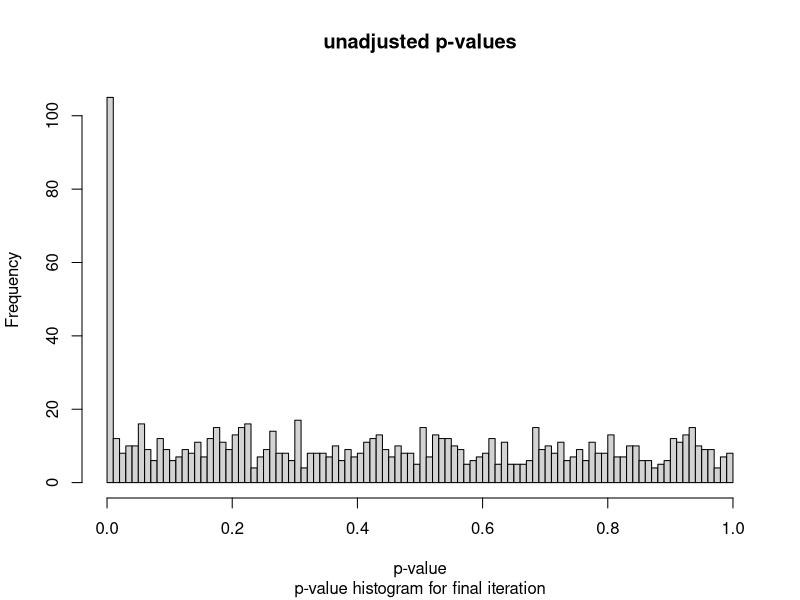
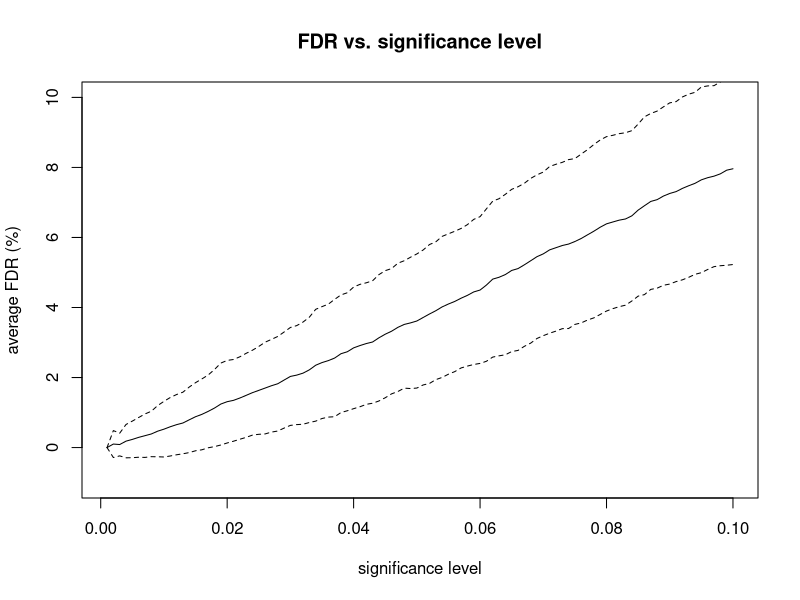
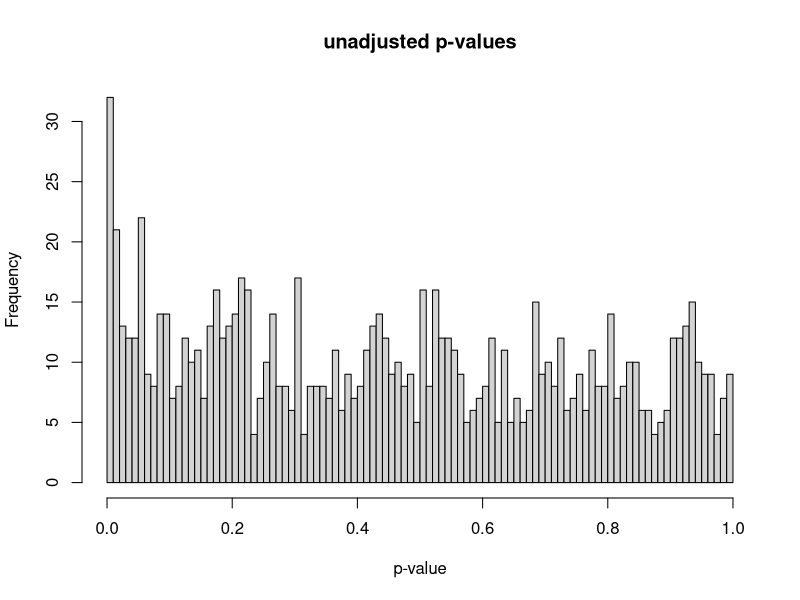
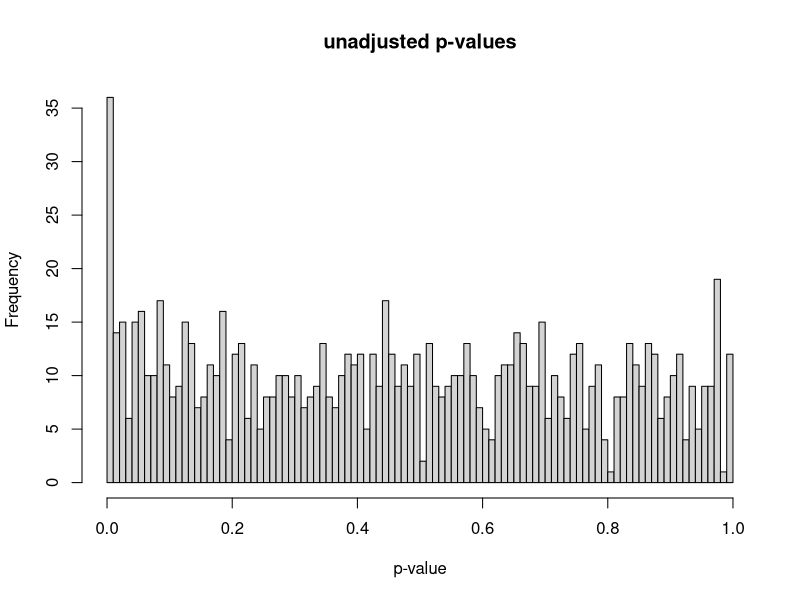
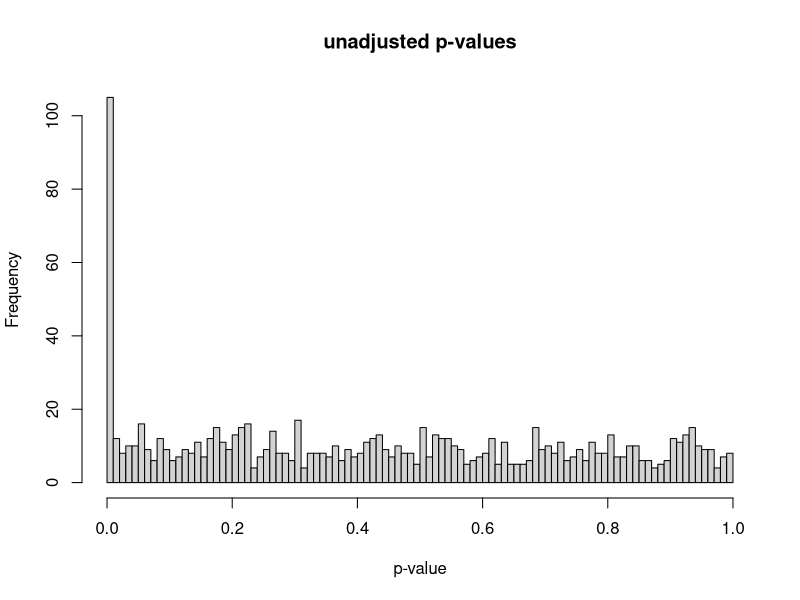
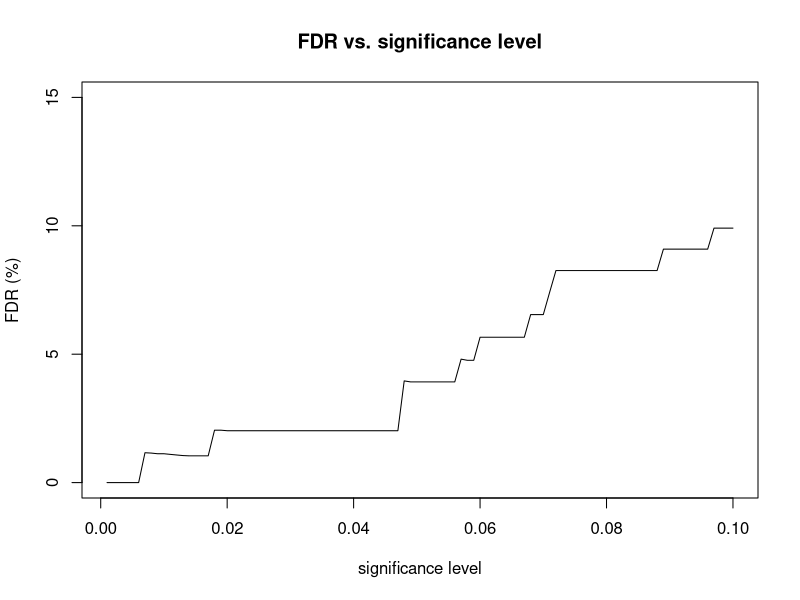
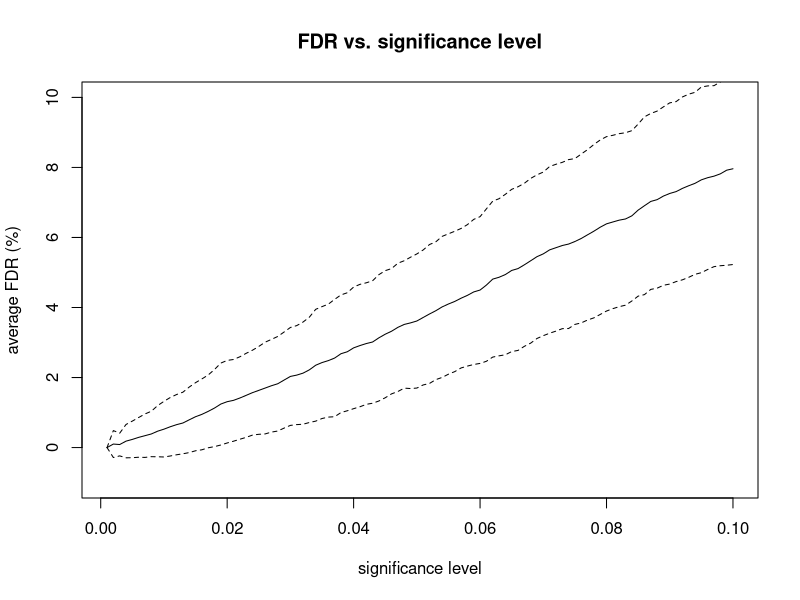
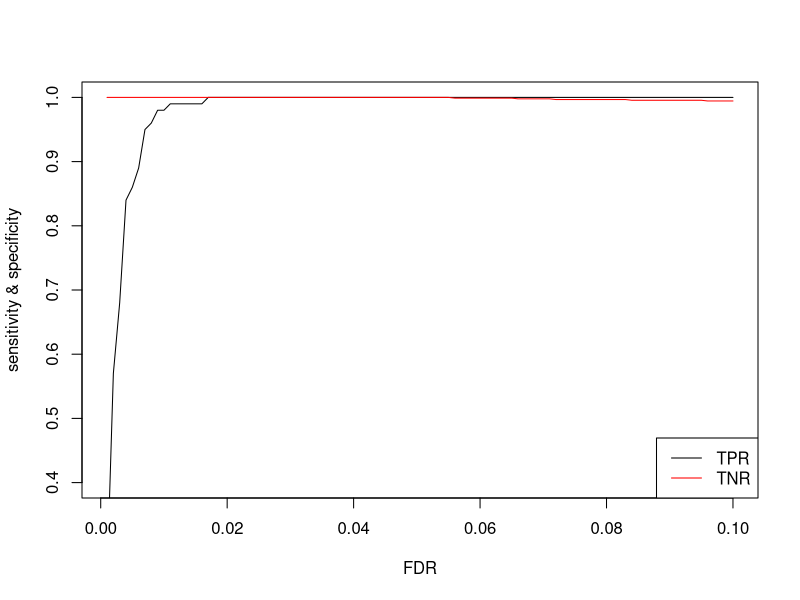

Recreate these plots in R, in order.
## ---- chunk 1
# simulate gene expression data for 1000 genes and 20 samples
# repeat for 100 iterations

set.seed(3)
num_iterations <- 100
alpha_levels <- seq(0.001, 0.1, by = 0.001) 
num_genes <- 1000
num_de_genes <- 100
num_samples <- 20
num_half_samples <- num_samples / 2

fdr_percent_df <- data.frame(matrix(0, nrow = num_iterations, ncol = length(alpha_levels)))

for (i in 1:num_iterations) {
  # generate gene expression data
  # use individual lambda for each gene
  lambda <- runif(num_genes, min = 5, max = 8)
  gene_expr <- matrix(0, nrow = num_genes, ncol = num_samples)
  for (k in 1:num_genes) {
    gene_expr[k, ] <- rpois(num_samples, lambda =  lambda[i])
  }

  de_genes <- sample(1:num_genes, num_de_genes)
  
  fold_change <- runif(num_de_genes, min = 5, max = 8)
  for (j in 1:num_de_genes) {
    gene_expr[de_genes[j], 1:num_half_samples] <- gene_expr[de_genes[j], 1:num_half_samples] * fold_change[j]
  }
  
  gene_expr <- data.frame(gene_expr)
  # create indicator for DE genes
  gene_expr$is_de <- FALSE
  gene_expr$is_de[de_genes] <- TRUE
  
  p_values <- apply(gene_expr, 1, function(x) {
    t_test <- t.test(x[1:num_half_samples], x[num_half_samples+1:num_samples])
    t_test$p.value
  })
  
  gene_expr$p_values <- p_values
  
  adj_p_values <- p.adjust(p_values,  method = "fdr")
  gene_expr$adj_p_values <- adj_p_values
  
  fdr_percent <- sapply(alpha_levels, function(alpha) {
    num_positive_tests <- sum(adj_p_values <= alpha)
    # calculate the number of false positives as the number of non DE genes with adjusted p-value <= alpha
    num_false_positives <- sum(gene_expr$adj_p_values[!gene_expr$is_de] <= alpha)
    if (num_positive_tests > 0) {
      fdr <- num_false_positives / num_positive_tests * 100
    } else {
      fdr <- 0
    }
    return(fdr)
  })
  fdr_percent_df[i, ] <- fdr_percent
}

fdr_percent_avg <- colMeans(fdr_percent_df)
fdr_percent_sd <- apply(fdr_percent_df, 2, sd)

# plot unadjusted p-values
hist(gene_expr$p_values, breaks = 100, xlab = "p-value", main = "unadjusted p-values",
     sub = "p-value histogram for final iteration")

# plot FDR vs significance
plot(alpha_levels, fdr_percent_avg, type = "l",
     xlab = "significance level", ylab = "average FDR (%)",
     main = "FDR vs. significance level",
     ylim = c(-1, 10))
lines(alpha_levels, fdr_percent_avg + fdr_percent_sd, lty = 2)
lines(alpha_levels, fdr_percent_avg - fdr_percent_sd, lty = 2)
## ---- chunk 2
# simulate gene expression data for 1000 genes and 20 samples
# repeat for 100 iterations

set.seed(3)
num_iterations <- 100
alpha_levels <- seq(0.001, 0.1, by = 0.001) 
num_genes <- 1000
num_de_genes <- 100
num_samples <- 20
num_half_samples <- num_samples / 2

fdr_percent_df <- data.frame(matrix(0, nrow = num_iterations, ncol = length(alpha_levels)))

for (i in 1:num_iterations) {
  # generate gene expression data
  # use individual lambda for each gene
  lambda <- runif(num_genes, min = 5, max = 8)
  gene_expr <- matrix(0, nrow = num_genes, ncol = num_samples)
  for (k in 1:num_genes) {
    gene_expr[k, ] <- rpois(num_samples, lambda =  lambda[i])
  }

  de_genes <- sample(1:num_genes, num_de_genes)
  
  fold_change <- runif(num_de_genes, min = 1, max = 2)
  for (j in 1:num_de_genes) {
    gene_expr[de_genes[j], 1:num_half_samples] <- gene_expr[de_genes[j], 1:num_half_samples] * fold_change[j]
  }
  
  gene_expr <- data.frame(gene_expr)
  # create indicator for DE genes
  gene_expr$is_de <- FALSE
  gene_expr$is_de[de_genes] <- TRUE
  
  p_values <- apply(gene_expr, 1, function(x) {
    t_test <- t.test(x[1:num_half_samples], x[num_half_samples+1:num_samples])
    t_test$p.value
  })
  
  gene_expr$p_values <- p_values
  
  adj_p_values <- p.adjust(p_values,  method = "fdr")
  gene_expr$adj_p_values <- adj_p_values
  
  fdr_percent <- sapply(alpha_levels, function(alpha) {
    num_positive_tests <- sum(adj_p_values <= alpha)
    # calculate the number of false positives as the number of non DE genes with adjusted p-value <= alpha
    num_false_positives <- sum(gene_expr$adj_p_values[!gene_expr$is_de] <= alpha)
    if (num_positive_tests > 0) {
      fdr <- num_false_positives / num_positive_tests * 100
    } else {
      fdr <- 0
    }
    return(fdr)
  })
  fdr_percent_df[i, ] <- fdr_percent
}

fdr_percent_avg <- colMeans(fdr_percent_df)
fdr_percent_sd <- apply(fdr_percent_df, 2, sd)

# plot unadjusted p-values
hist(gene_expr$p_values, breaks = 100, xlab = "p-value", main = "unadjusted p-values")

## ---- chunk 3
# simulate gene expression data for 1000 genes and 20 samples
# repeat for 100 iterations

set.seed(3)
num_iterations <- 100
alpha_levels <- seq(0.001, 0.1, by = 0.001) 
num_genes <- 1000
num_de_genes <- 100
num_samples <- 6
num_half_samples <- num_samples / 2

fdr_percent_df <- data.frame(matrix(0, nrow = num_iterations, ncol = length(alpha_levels)))

for (i in 1:num_iterations) {
  # generate gene expression data
  # use individual lambda for each gene
  lambda <- runif(num_genes, min = 5, max = 8)
  gene_expr <- matrix(0, nrow = num_genes, ncol = num_samples)
  for (k in 1:num_genes) {
    gene_expr[k, ] <- rpois(num_samples, lambda =  lambda[i])
  }

  de_genes <- sample(1:num_genes, num_de_genes)
  
  fold_change <- runif(num_de_genes, min = 5, max = 8)
  for (j in 1:num_de_genes) {
    gene_expr[de_genes[j], 1:num_half_samples] <- gene_expr[de_genes[j], 1:num_half_samples] * fold_change[j]
  }
  
  gene_expr <- data.frame(gene_expr)
  # create indicator for DE genes
  gene_expr$is_de <- FALSE
  gene_expr$is_de[de_genes] <- TRUE
  
  p_values <- apply(gene_expr, 1, function(x) {
    t_test <- t.test(x[1:num_half_samples], x[num_half_samples+1:num_samples])
    t_test$p.value
  })
  
  gene_expr$p_values <- p_values
  
  adj_p_values <- p.adjust(p_values,  method = "fdr")
  gene_expr$adj_p_values <- adj_p_values
  
  fdr_percent <- sapply(alpha_levels, function(alpha) {
    num_positive_tests <- sum(adj_p_values <= alpha)
    # calculate the number of false positives as the number of non DE genes with adjusted p-value <= alpha
    num_false_positives <- sum(gene_expr$adj_p_values[!gene_expr$is_de] <= alpha)
    if (num_positive_tests > 0) {
      fdr <- num_false_positives / num_positive_tests * 100
    } else {
      fdr <- 0
    }
    return(fdr)
  })
  fdr_percent_df[i, ] <- fdr_percent
}

fdr_percent_avg <- colMeans(fdr_percent_df)
fdr_percent_sd <- apply(fdr_percent_df, 2, sd)

# plot unadjusted p-values
hist(gene_expr$p_values, breaks = 100, xlab = "p-value", main = "unadjusted p-values")

## ---- chunk 4
# simulate gene expression data for 1000 genes and 20 samples
# repeat for 100 iterations

set.seed(3)
num_iterations <- 100
alpha_levels <- seq(0.001, 0.1, by = 0.001) 
num_genes <- 1000
num_de_genes <- 100
num_samples <- 20
num_half_samples <- num_samples / 2

fdr_percent_df <- data.frame(matrix(0, nrow = num_iterations, ncol = length(alpha_levels)))

for (i in 1:num_iterations) {
  # generate gene expression data
  # use individual lambda for each gene
  lambda <- runif(num_genes, min = 5, max = 8)
  gene_expr <- matrix(0, nrow = num_genes, ncol = num_samples)
  for (k in 1:num_genes) {
    gene_expr[k, ] <- rpois(num_samples, lambda =  lambda[i])
  }

  de_genes <- sample(1:num_genes, num_de_genes)
  
  fold_change <- runif(num_de_genes, min = 5, max = 8)
  for (j in 1:num_de_genes) {
    gene_expr[de_genes[j], 1:num_half_samples] <- gene_expr[de_genes[j], 1:num_half_samples] * fold_change[j]
  }
  
  gene_expr <- data.frame(gene_expr)
  # create indicator for DE genes
  gene_expr$is_de <- FALSE
  gene_expr$is_de[de_genes] <- TRUE
  
  p_values <- apply(gene_expr, 1, function(x) {
    t_test <- t.test(x[1:num_half_samples], x[num_half_samples+1:num_samples])
    t_test$p.value
  })
  
  gene_expr$p_values <- p_values
  
  adj_p_values <- p.adjust(p_values,  method = "fdr")
  gene_expr$adj_p_values <- adj_p_values
  
  fdr_percent <- sapply(alpha_levels, function(alpha) {
    num_positive_tests <- sum(adj_p_values <= alpha)
    # calculate the number of false positives as the number of non DE genes with adjusted p-value <= alpha
    num_false_positives <- sum(gene_expr$adj_p_values[!gene_expr$is_de] <= alpha)
    if (num_positive_tests > 0) {
      fdr <- num_false_positives / num_positive_tests * 100
    } else {
      fdr <- 0
    }
    return(fdr)
  })
  fdr_percent_df[i, ] <- fdr_percent
}

fdr_percent_avg <- colMeans(fdr_percent_df)
fdr_percent_sd <- apply(fdr_percent_df, 2, sd)

# plot unadjusted p-values
hist(gene_expr$p_values, breaks = 100, xlab = "p-value", main = "unadjusted p-values")
## ---- chunk 5
set.seed(3)
alpha_levels <- seq(0.001, 0.1, by = 0.001) 
num_genes <- 1000
num_de_genes <- 100
num_samples <- 20
num_half_samples <- num_samples / 2
lambda <- runif(num_genes, min = 5, max = 8)

# generate gene expression data
# use individual lambda for each gene
gene_expr <- matrix(0, nrow = num_genes, ncol = num_samples)
for (i in 1:num_genes) {
  gene_expr[i, ] <- rpois(num_samples, lambda =  lambda[i])
}
gene_expr <- gene_expr + runif(num_genes * num_samples, min = 0, max = 0.1)

de_genes <- sample(1:num_genes, num_de_genes)

fold_change <- runif(num_de_genes, min = 5, max = 8)
for (j in 1:num_de_genes) {
  gene_expr[de_genes[j], 1:num_half_samples] <- gene_expr[de_genes[j], 1:num_half_samples] * fold_change[j]
}

gene_expr <- data.frame(gene_expr)
# create indicator for DE genes
gene_expr$is_de <- FALSE
gene_expr$is_de[de_genes] <- TRUE

p_values <- apply(gene_expr, 1, function(x) {
  t_test <- t.test(x[1:num_half_samples], x[num_half_samples+1:num_samples])
  t_test$p.value
})

gene_expr$p_values <- p_values

adj_p_values <- p.adjust(p_values,  method = "fdr")
gene_expr$adj_p_values <- adj_p_values

fdr_percent <- sapply(alpha_levels, function(alpha) {
  num_positive_tests <- sum(adj_p_values <= alpha)
  # calculate the number of false positives as the number of non DE genes with adjusted p-value <= alpha
  num_false_positives <- sum(gene_expr$adj_p_values[!gene_expr$is_de] <= alpha)
  if (num_positive_tests > 0) {
    fdr <- num_false_positives / num_positive_tests * 100
  } else {
    fdr <- 0
  }
  return(fdr)
})

plot(alpha_levels, fdr_percent, type = "l", xlab = "significance level", ylab = "FDR (%)",
     main = "FDR vs. significance level", ylim = c(0, 15))
## ---- chunk 6
# simulate gene expression data for 1000 genes and 20 samples
# repeat for 100 iterations

set.seed(3)
num_iterations <- 100
alpha_levels <- seq(0.001, 0.1, by = 0.001) 
num_genes <- 1000
num_de_genes <- 100
num_samples <- 20
num_half_samples <- num_samples / 2

fdr_percent_df <- data.frame(matrix(0, nrow = num_iterations, ncol = length(alpha_levels)))

for (i in 1:num_iterations) {
  # generate gene expression data
  # use individual lambda for each gene
  lambda <- runif(num_genes, min = 5, max = 8)
  gene_expr <- matrix(0, nrow = num_genes, ncol = num_samples)
  for (k in 1:num_genes) {
    gene_expr[k, ] <- rpois(num_samples, lambda =  lambda[i])
  }

  de_genes <- sample(1:num_genes, num_de_genes)
  
  fold_change <- runif(num_de_genes, min = 5, max = 8)
  for (j in 1:num_de_genes) {
    gene_expr[de_genes[j], 1:num_half_samples] <- gene_expr[de_genes[j], 1:num_half_samples] * fold_change[j]
  }
  
  gene_expr <- data.frame(gene_expr)
  # create indicator for DE genes
  gene_expr$is_de <- FALSE
  gene_expr$is_de[de_genes] <- TRUE
  
  p_values <- apply(gene_expr, 1, function(x) {
    t_test <- t.test(x[1:num_half_samples], x[num_half_samples+1:num_samples])
    t_test$p.value
  })
  
  gene_expr$p_values <- p_values
  
  adj_p_values <- p.adjust(p_values,  method = "fdr")
  gene_expr$adj_p_values <- adj_p_values
  
  fdr_percent <- sapply(alpha_levels, function(alpha) {
    num_positive_tests <- sum(adj_p_values <= alpha)
    # calculate the number of false positives as the number of non DE genes with adjusted p-value <= alpha
    num_false_positives <- sum(gene_expr$adj_p_values[!gene_expr$is_de] <= alpha)
    if (num_positive_tests > 0) {
      fdr <- num_false_positives / num_positive_tests * 100
    } else {
      fdr <- 0
    }
    return(fdr)
  })
  fdr_percent_df[i, ] <- fdr_percent
}

fdr_percent_avg <- colMeans(fdr_percent_df)
fdr_percent_sd <- apply(fdr_percent_df, 2, sd)

# plot FDR vs significance
plot(alpha_levels, fdr_percent_avg, type = "l",
     xlab = "significance level", ylab = "average FDR (%)",
     main = "FDR vs. significance level",
     ylim = c(-1, 10))
lines(alpha_levels, fdr_percent_avg + fdr_percent_sd, lty = 2)
lines(alpha_levels, fdr_percent_avg - fdr_percent_sd, lty = 2)

# calculate TPR and TNR at various FDR levels
fdr_levels <- seq(0.001, 0.1, by = 0.001)
tpr_levels <- numeric(length(fdr_levels))
tnr_levels <- numeric(length(fdr_levels))

for (i in 1:length(fdr_levels)) {
  tp <- sum(gene_expr$is_de & gene_expr$adj_p_values <= fdr_levels[i])
  tn <- sum(!gene_expr$is_de & gene_expr$adj_p_values > fdr_levels[i])
  fn <- sum(gene_expr$is_de & gene_expr$adj_p_values > fdr_levels[i])
  fp <- sum(!gene_expr$is_de & gene_expr$adj_p_values <= fdr_levels[i])
  
  tpr_levels[i] <- tp / (tp + fn)
  tnr_levels[i] <- tn / (tn + fp)
}

plot(fdr_levels, tpr_levels, type = "l", xlab = "FDR", ylab = "sensitivity & specificity", ylim = c(0.4, 1))
lines(fdr_levels, tnr_levels, col = "red")
legend("bottomright", legend = c("TPR", "TNR"), col = c("black", "red"), lty = 1)
